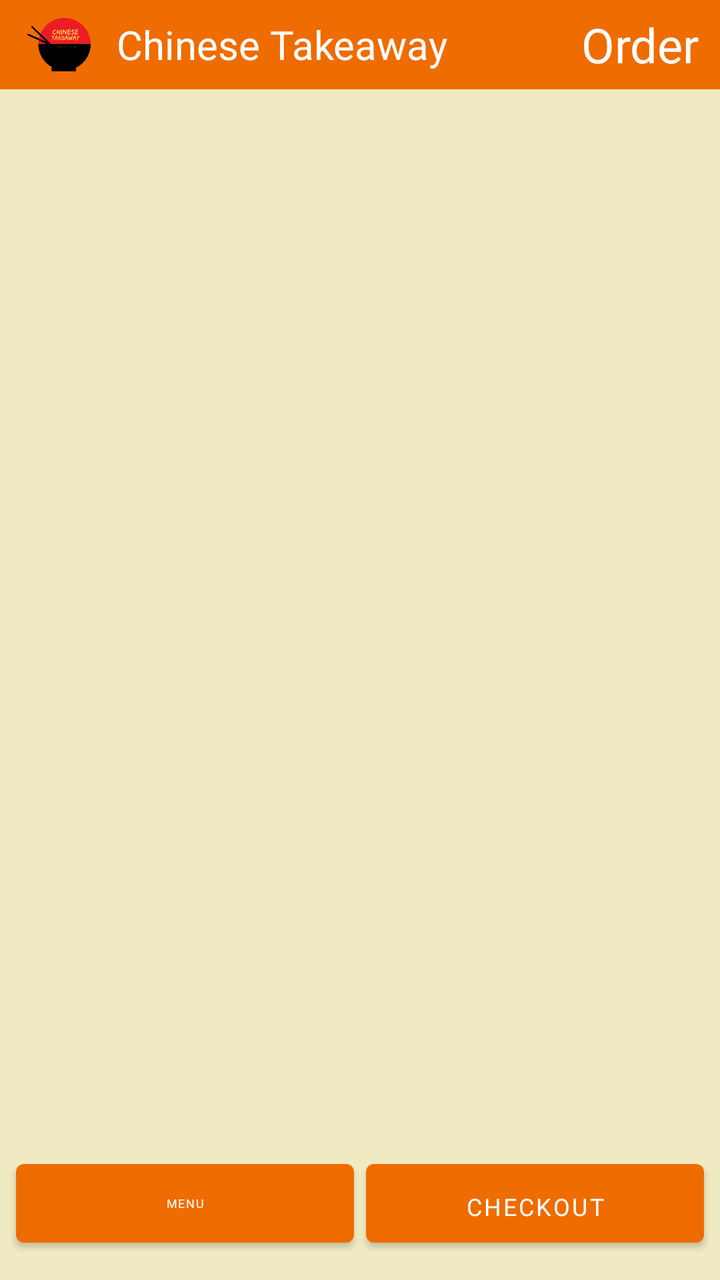
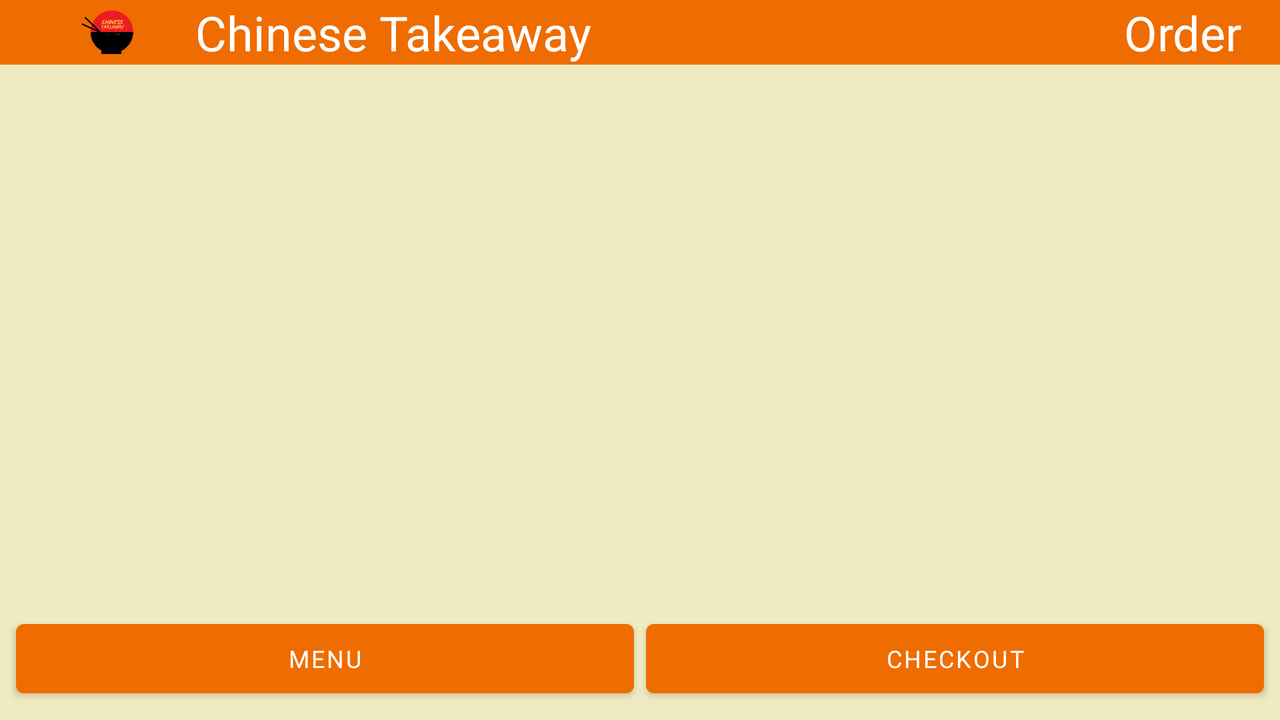

The same Android screen from two of the app's own layout files: first res/layout/ as a phone draws it, then the repository's variant for another configuration, drawn on a device whose configuration selects that folder. Both files follow.
<!-- AndroidManifest.xml: application theme Theme.ChineseTakeaway -->
<!-- res/layout/activity_order_list.xml -->
<?xml version="1.0" encoding="utf-8"?>
<androidx.constraintlayout.widget.ConstraintLayout xmlns:android="http://schemas.android.com/apk/res/android"
    xmlns:app="http://schemas.android.com/apk/res-auto"
    xmlns:tools="http://schemas.android.com/tools"
    android:layout_width="match_parent"
    android:layout_height="match_parent"
    android:background="@color/app_background"
    tools:context=".AboutActivity">

    <androidx.constraintlayout.widget.Guideline
        android:id="@+id/guideTitleStart"
        android:layout_width="wrap_content"
        android:layout_height="wrap_content"
        android:orientation="horizontal"
        app:layout_constraintGuide_percent="0.0" />

    <ImageView
        android:id="@+id/imgTitleBg"
        android:layout_width="0dp"
        android:layout_height="0dp"
        android:background="@color/primaryColor"
        android:contentDescription="@string/title_bg"
        app:layout_constraintBottom_toTopOf="@+id/guideTitleEnd"
        app:layout_constraintEnd_toEndOf="parent"
        app:layout_constraintStart_toStartOf="parent"
        app:layout_constraintTop_toTopOf="@+id/guideTitleStart" />

    <androidx.constraintlayout.widget.Guideline
        android:id="@+id/guideLogoStart"
        android:layout_width="wrap_content"
        android:layout_height="wrap_content"
        android:orientation="vertical"
        app:layout_constraintGuide_percent="0.03" />

    <ImageView
        android:id="@+id/logo_title_img"
        android:layout_width="0dp"
        android:layout_height="0dp"
        android:contentDescription="@string/brand_logo"
        app:layout_constraintBottom_toTopOf="@+id/guideTitleEnd"
        app:layout_constraintEnd_toEndOf="@id/guideLogoEnd"
        app:layout_constraintStart_toStartOf="@id/guideLogoStart"
        app:layout_constraintTop_toTopOf="@+id/guideTitleStart"
        app:srcCompat="@drawable/ctlogo" />

    <androidx.constraintlayout.widget.Guideline
        android:id="@+id/guideLogoEnd"
        android:layout_width="wrap_content"
        android:layout_height="wrap_content"
        android:orientation="vertical"
        app:layout_constraintGuide_percent="0.14" />

    <TextView
        android:id="@+id/title_rest_name_tv"
        android:layout_width="0dp"
        android:layout_height="0dp"
        android:layout_marginStart="8dp"
        android:layout_marginEnd="8dp"
        android:fontFamily="@font/andada"
        android:gravity="center_vertical"
        android:lines="1"
        android:text="@string/app_name"
        android:textColor="@color/white"
        app:autoSizeMaxTextSize="48sp"
        app:autoSizeMinTextSize="12sp"
        app:autoSizeStepGranularity="2sp"
        app:autoSizeTextType="uniform"
        app:layout_constraintBottom_toTopOf="@+id/guideTitleEnd"
        app:layout_constraintEnd_toStartOf="@+id/guideAboutEndLimit"
        app:layout_constraintStart_toEndOf="@+id/logo_title_img"
        app:layout_constraintTop_toTopOf="@+id/guideTitleStart"
        app:layout_constraintVertical_bias="0.0" />

    <androidx.constraintlayout.widget.Guideline
        android:id="@+id/guideNameEnd"
        android:layout_width="wrap_content"
        android:layout_height="wrap_content"
        android:orientation="vertical"
        app:layout_constraintGuide_percent="0.73" />

    <TextView
        android:id="@+id/title_page_heading_tv"
        android:layout_width="0dp"
        android:layout_height="0dp"
        android:layout_marginStart="8dp"
        android:fontFamily="@font/andika"
        android:gravity="center_vertical"
        android:lines="1"
        android:paddingTop="6dp"
        android:paddingBottom="6dp"
        android:text="@string/order_title"
        android:textAlignment="textEnd"
        android:textColor="@color/white"
        app:autoSizeMaxTextSize="48sp"
        app:autoSizeMinTextSize="12sp"
        app:autoSizeStepGranularity="2sp"
        app:autoSizeTextType="uniform"
        app:layout_constraintBottom_toTopOf="@+id/guideTitleEnd"
        app:layout_constraintEnd_toStartOf="@+id/guideRightEnd"
        app:layout_constraintStart_toStartOf="@+id/guideNameEnd"
        app:layout_constraintTop_toTopOf="@+id/guideTitleStart"
        app:layout_constraintVertical_bias="0.0"
        tools:ignore="RtlCompat" />

    <androidx.constraintlayout.widget.Guideline
        android:id="@+id/guideRightEnd"
        android:layout_width="wrap_content"
        android:layout_height="wrap_content"
        android:orientation="vertical"
        app:layout_constraintGuide_percent="0.97" />

    <androidx.constraintlayout.widget.Guideline
        android:id="@+id/guideAboutEndLimit"
        android:layout_width="wrap_content"
        android:layout_height="wrap_content"
        android:orientation="vertical"
        app:layout_constraintGuide_percent="0.66" />

    <androidx.constraintlayout.widget.Guideline
        android:id="@+id/guideTitleEnd"
        android:layout_width="wrap_content"
        android:layout_height="wrap_content"
        android:orientation="horizontal"
        app:layout_constraintGuide_percent="0.07" />

    <androidx.constraintlayout.widget.Guideline
        android:id="@+id/buttonGuideStart"
        android:layout_width="wrap_content"
        android:layout_height="wrap_content"
        android:orientation="horizontal"
        app:layout_constraintGuide_percent="0.9" />


    <Button
        android:id="@+id/menu_orderlist_btn"
        android:layout_width="0dp"
        android:layout_height="0dp"
        android:layout_marginStart="8dp"
        android:layout_marginEnd="2dp"
        android:fontFamily="@font/andada"
        android:paddingTop="13dp"
        android:paddingBottom="13dp"
        android:text="@string/menu"
        app:autoSizeMaxTextSize="28sp"
        app:autoSizeMinTextSize="6sp"
        app:autoSizeStepGranularity="4sp"
        app:autoSizeTextType="uniform"
        app:layout_constraintBottom_toTopOf="@+id/buttonGuideEnd"
        app:layout_constraintEnd_toStartOf="@+id/checkout_orderlist_btn"
        app:layout_constraintHorizontal_chainStyle="spread"
        app:layout_constraintStart_toStartOf="parent"
        app:layout_constraintTop_toTopOf="@+id/buttonGuideStart" />

    <Button
        android:id="@+id/checkout_orderlist_btn"
        android:layout_width="0dp"
        android:layout_height="0dp"
        android:layout_marginStart="4dp"
        android:layout_marginEnd="8dp"
        android:fontFamily="@font/andada"
        android:paddingStart="1dp"
        android:paddingTop="13dp"
        android:paddingEnd="1dp"
        android:paddingBottom="13dp"
        android:text="@string/checkout"
        app:autoSizeMaxTextSize="28sp"
        app:autoSizeMinTextSize="12sp"
        app:autoSizeStepGranularity="2sp"
        app:autoSizeTextType="uniform"
        app:layout_constraintBottom_toTopOf="@+id/buttonGuideEnd"
        app:layout_constraintEnd_toEndOf="parent"
        app:layout_constraintStart_toEndOf="@+id/menu_orderlist_btn"
        app:layout_constraintTop_toTopOf="@+id/buttonGuideStart" />

    <androidx.constraintlayout.widget.Guideline
        android:id="@+id/buttonGuideEnd"
        android:layout_width="wrap_content"
        android:layout_height="wrap_content"
        android:orientation="horizontal"
        app:layout_constraintGuide_percent="0.98" />

    <androidx.recyclerview.widget.RecyclerView
        android:id="@+id/orderlist_rv"
        android:layout_width="0dp"
        android:layout_height="0dp"
        android:layout_marginTop="8dp"
        android:layout_marginBottom="8dp"
        android:scrollbars="vertical"
        app:layout_constraintBottom_toTopOf="@+id/buttonGuideStart"
        app:layout_constraintEnd_toStartOf="@+id/guideRightEnd"
        app:layout_constraintStart_toStartOf="@+id/guideLogoStart"
        app:layout_constraintTop_toTopOf="@+id/guideTitleEnd" />


</androidx.constraintlayout.widget.ConstraintLayout>
<!-- resources referenced by this layout -->
<resources>
  <color name="app_background">#efeac1</color>
  <color name="primaryColor">#ef6c00</color>
  <color name="white">#FFFFFFFF</color>
  <!-- drawable ctlogo: png bitmap (drawable, 31942 bytes) -->
  <string name="app_name">Chinese Takeaway</string>
  <string name="brand_logo">brand logo</string>
  <string name="checkout">Checkout</string>
  <string name="menu">Menu</string>
  <string name="order_title">Order</string>
  <string name="title_bg">title background</string>
  <style name="Theme.ChineseTakeaway" parent="Theme.MaterialComponents.DayNight.DarkActionBar">
          
          <item name="colorPrimary">@color/primaryColor</item>
          <item name="colorPrimaryVariant">@color/primaryDarkColor</item>
          <item name="colorOnPrimary">@color/white</item>
          
          <item name="colorSecondary">@color/secondaryColor</item>
          <item name="colorSecondaryVariant">@color/secondaryDarkColor</item>
          <item name="colorOnSecondary">@color/black</item>
          
          <item name="android:statusBarColor" tools:targetApi="l">?attr/colorPrimaryVariant</item>
          
      </style>
  <color name="primaryDarkColor">#b53d00</color>
  <color name="secondaryColor">#fafafa</color>
  <color name="secondaryDarkColor">#c7c7c7</color>
  <color name="black">#FF000000</color>
</resources>
<!-- res/layout-land/activity_order_list.xml (the repository's variant of the layout above) -->
<!-- drawn on the phone turned sideways -->
<?xml version="1.0" encoding="utf-8"?>
<androidx.constraintlayout.widget.ConstraintLayout xmlns:android="http://schemas.android.com/apk/res/android"
    xmlns:app="http://schemas.android.com/apk/res-auto"
    xmlns:tools="http://schemas.android.com/tools"
    android:layout_width="match_parent"
    android:layout_height="match_parent"
    android:background="@color/app_background"
    tools:context=".AboutActivity">

    <androidx.constraintlayout.widget.Guideline
        android:id="@+id/guideTitleStart"
        android:layout_width="wrap_content"
        android:layout_height="wrap_content"
        android:orientation="horizontal"
        app:layout_constraintGuide_percent="0.0" />

    <ImageView
        android:id="@+id/imgTitleBg"
        android:layout_width="0dp"
        android:layout_height="0dp"
        android:background="@color/primaryColor"
        android:contentDescription="@string/title_bg"
        app:layout_constraintBottom_toTopOf="@+id/guideTitleEnd"
        app:layout_constraintEnd_toEndOf="parent"
        app:layout_constraintStart_toStartOf="parent"
        app:layout_constraintTop_toTopOf="@+id/guideTitleStart" />

    <androidx.constraintlayout.widget.Guideline
        android:id="@+id/guideLogoStart"
        android:layout_width="wrap_content"
        android:layout_height="wrap_content"
        android:orientation="vertical"
        app:layout_constraintGuide_percent="0.03" />
    <ImageView
        android:id="@+id/logo_title_img"
        android:layout_width="0dp"
        android:layout_height="0dp"
        android:contentDescription="@string/brand_logo"
        app:layout_constraintBottom_toTopOf="@+id/guideTitleEnd"
        app:layout_constraintEnd_toEndOf="@id/guideLogoEnd"
        app:layout_constraintStart_toStartOf="@id/guideLogoStart"
        app:layout_constraintTop_toTopOf="@+id/guideTitleStart"
        app:srcCompat="@drawable/ctlogo" />

    <androidx.constraintlayout.widget.Guideline
        android:id="@+id/guideLogoEnd"
        android:layout_width="wrap_content"
        android:layout_height="wrap_content"
        android:orientation="vertical"
        app:layout_constraintGuide_percent="0.14" />

    <TextView
        android:id="@+id/title_rest_name_tv"
        android:layout_width="0dp"
        android:layout_height="0dp"
        android:layout_marginStart="8dp"
        android:layout_marginEnd="8dp"
        android:fontFamily="@font/andada"
        android:gravity="center_vertical"
        android:lines="1"
        android:text="@string/app_name"
        android:textColor="@color/white"
        app:autoSizeMaxTextSize="48sp"
        app:autoSizeMinTextSize="12sp"
        app:autoSizeStepGranularity="2sp"
        app:autoSizeTextType="uniform"
        app:layout_constraintBottom_toTopOf="@+id/guideTitleEnd"
        app:layout_constraintEnd_toStartOf="@+id/guideAboutEndLimit"
        app:layout_constraintStart_toEndOf="@+id/logo_title_img"
        app:layout_constraintTop_toTopOf="@+id/guideTitleStart"
        app:layout_constraintVertical_bias="0.0" />
    <androidx.constraintlayout.widget.Guideline
        android:id="@+id/guideNameEnd"
        android:layout_width="wrap_content"
        android:layout_height="wrap_content"
        android:orientation="vertical"
        app:layout_constraintGuide_percent="0.73" />

    <TextView
        android:id="@+id/title_page_heading_tv"
        android:layout_width="0dp"
        android:layout_height="0dp"
        android:layout_marginStart="8dp"
        android:fontFamily="@font/andika"
        android:gravity="center_vertical"
        android:lines="1"
        android:text="@string/order_title"
        android:textAlignment="textEnd"
        android:textColor="@color/white"
        app:autoSizeMaxTextSize="48sp"
        app:autoSizeMinTextSize="12sp"
        app:autoSizeStepGranularity="2sp"
        app:autoSizeTextType="uniform"
        app:layout_constraintBottom_toTopOf="@+id/guideTitleEnd"
        app:layout_constraintEnd_toStartOf="@+id/guideRightEnd"
        app:layout_constraintStart_toStartOf="@+id/guideNameEnd"
        app:layout_constraintTop_toTopOf="@+id/guideTitleStart"
        app:layout_constraintVertical_bias="0.0"
        tools:ignore="RtlCompat" />

    <androidx.constraintlayout.widget.Guideline
        android:id="@+id/guideRightEnd"
        android:layout_width="wrap_content"
        android:layout_height="wrap_content"
        android:orientation="vertical"
        app:layout_constraintGuide_percent="0.97" />

    <androidx.constraintlayout.widget.Guideline
        android:id="@+id/guideAboutEndLimit"
        android:layout_width="wrap_content"
        android:layout_height="wrap_content"
        android:orientation="vertical"
        app:layout_constraintGuide_percent="0.66" />

    <androidx.constraintlayout.widget.Guideline
        android:id="@+id/guideTitleEnd"
        android:layout_width="wrap_content"
        android:layout_height="wrap_content"
        android:orientation="horizontal"
        app:layout_constraintGuide_percent="0.09" />

    <androidx.recyclerview.widget.RecyclerView
        android:id="@+id/orderlist_rv"
        android:layout_width="0dp"
        android:layout_height="0dp"
        android:layout_marginTop="8dp"
        android:layout_marginBottom="8dp"
        android:scrollbars="vertical"
        app:layout_constraintBottom_toTopOf="@+id/buttonGuideStart"
        app:layout_constraintEnd_toStartOf="@+id/guideRightEnd"
        app:layout_constraintStart_toStartOf="@+id/guideLogoStart"
        app:layout_constraintTop_toTopOf="@+id/guideTitleEnd" />

    <androidx.constraintlayout.widget.Guideline
        android:id="@+id/buttonGuideStart"
        android:layout_width="wrap_content"
        android:layout_height="wrap_content"
        android:orientation="horizontal"
        app:layout_constraintGuide_percent="0.85" />


    <Button
        android:id="@+id/menu_orderlist_btn"
        android:layout_width="0dp"
        android:layout_height="0dp"
        android:layout_marginStart="8dp"
        android:layout_marginEnd="2dp"
        android:fontFamily="@font/andada"
        android:text="@string/menu"
        android:paddingTop="8dp"
        android:paddingBottom="8dp"
        app:autoSizeMaxTextSize="28sp"
        app:autoSizeMinTextSize="6sp"
        app:autoSizeStepGranularity="2sp"
        app:autoSizeTextType="uniform"
        app:layout_constraintBottom_toTopOf="@+id/buttonGuideEnd"
        app:layout_constraintEnd_toStartOf="@+id/checkout_orderlist_btn"
        app:layout_constraintHorizontal_chainStyle="spread"
        app:layout_constraintStart_toStartOf="parent"
        app:layout_constraintTop_toTopOf="@+id/buttonGuideStart" />

    <Button
        android:id="@+id/checkout_orderlist_btn"
        android:layout_width="0dp"
        android:layout_height="0dp"
        android:layout_marginStart="4dp"
        android:layout_marginEnd="8dp"
        android:fontFamily="@font/andada"
        android:paddingStart="1dp"
        android:paddingEnd="1dp"
        android:paddingTop="8dp"
        android:paddingBottom="8dp"
        android:text="@string/checkout"
        app:autoSizeMaxTextSize="28sp"
        app:autoSizeMinTextSize="6sp"
        app:autoSizeStepGranularity="2sp"
        app:autoSizeTextType="uniform"
        app:layout_constraintBottom_toTopOf="@+id/buttonGuideEnd"
        app:layout_constraintEnd_toEndOf="parent"
        app:layout_constraintStart_toEndOf="@+id/menu_orderlist_btn"
        app:layout_constraintTop_toTopOf="@+id/buttonGuideStart" />

    <androidx.constraintlayout.widget.Guideline
        android:id="@+id/buttonGuideEnd"
        android:layout_width="wrap_content"
        android:layout_height="wrap_content"
        android:orientation="horizontal"
        app:layout_constraintGuide_percent="0.98" />




</androidx.constraintlayout.widget.ConstraintLayout>
